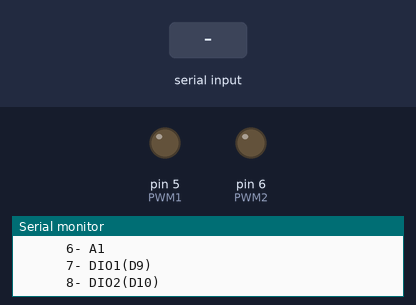
The sketch below on a simulated Arduino Uno, built with avr-gcc and run on an emulated ATmega328P. On the bench: output pins drawn as LEDs (lit = HIGH), the last lines printed to the serial monitor. The test bench sets the inputs (shaded band).

Above: at 1.2 s.
1.3 s: "1\n" received over Serial
At 7.1 s:
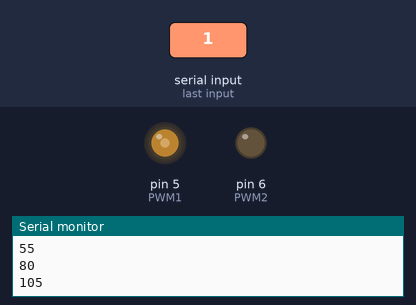
At 12.4 s:
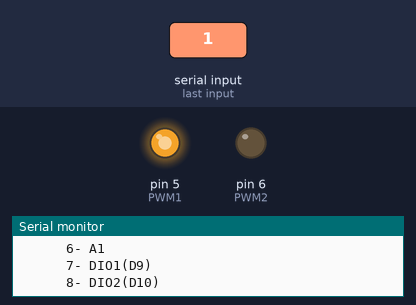
15.3 s: "2\n" received over Serial
At 18.9 s:
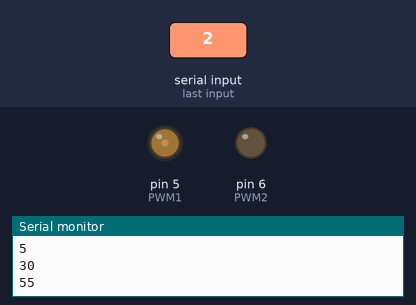
Timing chart, 0 to 25.8 s (numbered marks = the images above; inputs shaded):
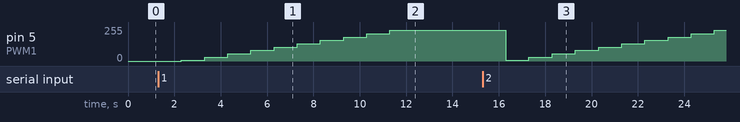

Measured:
- after the input at 1.3 s, pin 5 (PWM1): moves from 0/255 to 230/255 over 9.0 s, starting after 1.0 s
- after the input at 15.3 s, pin 5 (PWM1): 230/255 → 5/255 after 1.0 s, → 30/255 1.0 s later, → 55/255 1.0 s later, → 80/255 1.0 s later, … (10 changes in this stretch)

The sketch:

board_test.ino
```cpp
#include "pinout.h"
//VARIABLES
int version=0;

//FUNCIONES
void setup() {

  pinMode(PWM1, OUTPUT);
  pinMode(PWM2, OUTPUT);
  Serial.begin(115200);
  menu_principal();
}

void loop() {
  if (Serial.available()>0){
    String option= Serial.readString();
    Serial.println("Opción elegida: "+option);
    switch(option.toInt()){
      case 1:
        test_pwm(PWM1);
        break;
      case 2:
        test_pwm(PWM1);
        break;
      case 3:
        test_rele(OUT1);
        break;
      case 4:
        test_rele(OUT2);
        break;
      case 5:
        test_ADC(A0);
        break;
      case 6:
        test_ADC(A1);
        break;
      case 7:
        test_rele(DIO1);
        break;
      case 8:
        test_rele(DIO2);
        break;

    }
  menu_principal();
  }
}

void test_pwm(int pin){
  Serial.println("Test PWM pin: "+String(pin));
  for(int i=0; i<10; i++){
    int val= i*25+5;
    Serial.println(val);
    analogWrite(pin, val);
    delay(1000);
  }
return;
}

void test_rele(int pin){
  Serial.println("Test Rele Output pin: "+String(pin));
  for(int i=0;i<10;i++){
    Serial.println("OFF");
    digitalWrite(pin, 0);
    delay(1000);
    Serial.println("ON");
    digitalWrite(pin, 1);
    delay(1000);
  }
  return;

}

void test_ADC(int pin){
  int val_adc;
  for(int i=0;i<10;i++){
    val_adc= analogRead(pin);
    Serial.println(val_adc);
    delay(1000);
  }
}
void menu_principal(void){
  Serial.println("---------------------------------------------------");
  Serial.println("POD Board Test v"+String(version));
  Serial.println("---------------------------------------------------");
  Serial.println("Elija el test:");
  Serial.println("      1- PWM1(D5)");
  Serial.println("      2- PWM2(D6)");
  Serial.println("      3- OUT1(D12)");
  Serial.println("      4- OUT2(D13)");
  Serial.println("      5- A0");
  Serial.println("      6- A1");
  Serial.println("      7- DIO1(D9)");
  Serial.println("      8- DIO2(D10)");
  return;
}
```

pinout.h
```cpp
#define INT0 2
#define INT1 3
#define PWM1 5
#define PWM2 6
#define DT2 7
#define SCK2 8
#define DIO1 9
#define DIO2 10
#define OUT1 12
#define OUT2 13
#define DT1 A2
#define SCK1 A3
#define SDA A4
#define SCL A5 
```
